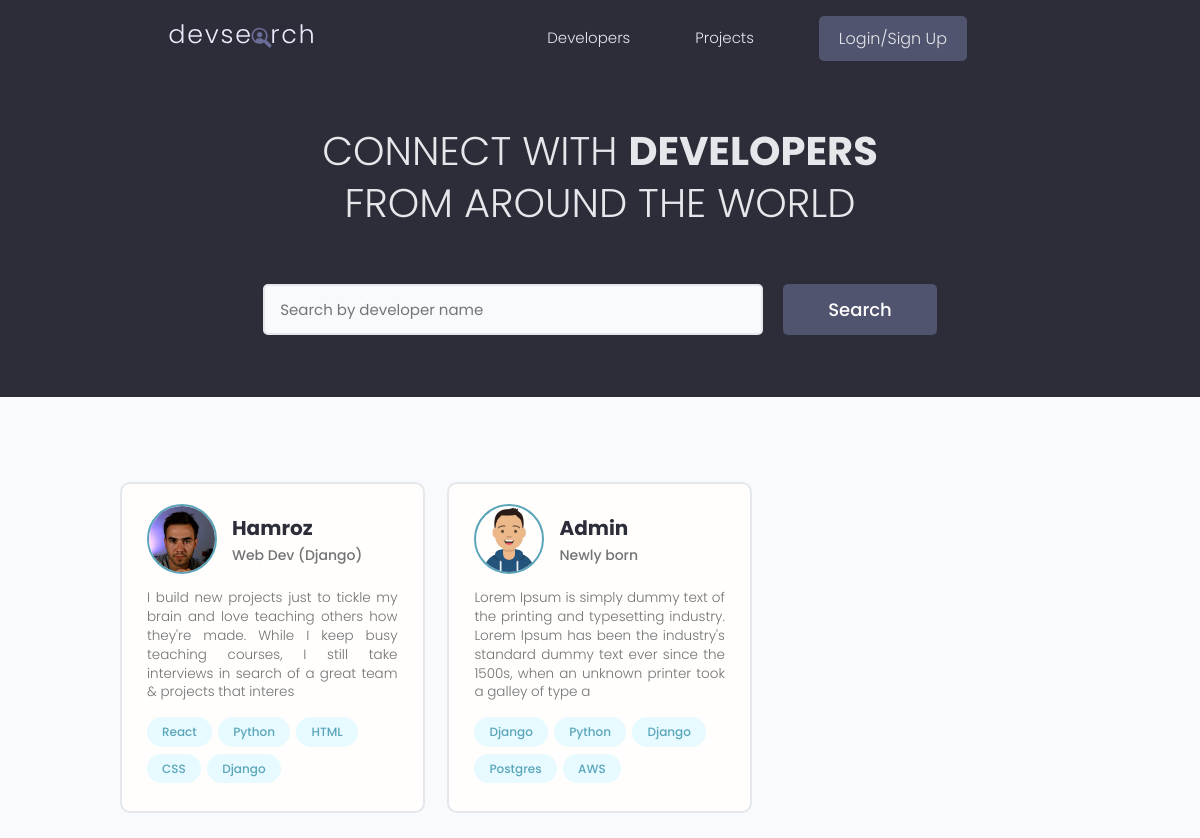
The page / on the database its author committed.
### users/models.py (models this page shows, shortened)
class Profile(models.Model):
    user = models.OneToOneField(User, on_delete=models.CASCADE, blank=True, null=True)
    name = models.CharField(max_length=200, blank=True, null=True)
    email = models.EmailField(max_length=500, blank=True, null=True)
    username = models.CharField(max_length=200, blank=True, null=True)
    location = models.CharField(max_length=200, blank=True, null=True)
    short_intro = models.CharField(max_length=200, blank=True, null=True)
    bio = models.TextField(blank=True, null=True)
    profile_image = models.ImageField(
        blank=True,
        null=True,
        upload_to="profiles/",
        default="profiles/user-default.png",
    )
    social_github = models.CharField(max_length=200, blank=True, null=True)
    social_twitter = models.CharField(max_length=200, blank=True, null=True)
    social_linkedin = models.CharField(max_length=200, blank=True, null=True)
    social_youtube = models.CharField(max_length=200, blank=True, null=True)
    social_website = models.CharField(max_length=200, blank=True, null=True)
    created = models.DateTimeField(auto_now_add=True)
    id = models.UUIDField(
        default=uuid.uuid4, unique=True, primary_key=True, editable=False
    )

class Skill(models.Model):
    owner = models.ForeignKey(Profile, blank=True, null=True, on_delete=models.CASCADE)
    name = models.CharField(max_length=200, blank=True, null=True)
    description = models.TextField(blank=True, null=True)
    created = models.DateTimeField(auto_now_add=True)
    id = models.UUIDField(
        default=uuid.uuid4, unique=True, primary_key=True, editable=False
    )
    def __str__(self):
        return str(self.name)

### users/views.py (the view)
# urls.py: path("", views.profiles, name="profiles"),
def profiles(request):
    profiles, search_query = searchProfiles(request)
    custom_range, profiles = paginateProfiles(request, profiles, 3)
    context = {
        "profiles": profiles,
        "search_query": search_query,
        "custom_range": custom_range,
    }
    return render(request, "users/profiles.html", context)

### users/utils.py (called while the page is built)
def paginateProfiles(request, profiles, results):
    page = request.GET.get("page")
    paginator = Paginator(profiles, results)
    try:
        profiles = paginator.page(page)
    except PageNotAnInteger:
        page = 1
        profiles = paginator.page(page)
    except EmptyPage:
        page = paginator.num_pages
        profiles = paginator.page(page)
    leftIndex = int(page) - 4
    if leftIndex < 1:
        leftIndex = 1
    rightIndex = int(page) + 5
    if rightIndex > paginator.num_pages:
        rightIndex = paginator.num_pages + 1
    custom_range = range(leftIndex, rightIndex)
    return custom_range, profiles

def searchProfiles(request):
    search_query = ""
    if request.GET.get("search_query"):
        search_query = request.GET.get("search_query")
    skills = Skill.objects.filter(name__icontains=search_query)
    profiles = Profile.objects.distinct().filter(
        Q(name__icontains=search_query)
        | Q(short_intro__icontains=search_query)
        | Q(skill__in=skills)
    )
    return profiles, search_query

### users/templates/users/profiles.html (shortened to what this page needs)
{% extends 'main.html'%}
{% block content %}
<main class="home">
    <section class="hero-section text-center">
        <div class="container container--narrow">
            <div class="hero-section__box">
                <h2>CONNECT WITH <span>DEVELOPERS</span></h2>
                <h2>FROM AROUND THE WORLD</h2>
            </div>
            <div class="hero-section__search">
                <form class="form" action="{% url 'profiles' %}" method="get">
                    <div class="form__field">
                        <input class="input input--text" id="formInput#search" type="text" name="search_query"
                            value="{{search_query}}" placeholder="Search by developer name" />
                    </div>
                    <input class="btn btn--sub btn--lg" type="submit" value="Search" />
                </form>
            </div>
        </div>
    </section>
    <section class="devlist">
        <div class="container">
            <div class="grid grid--three">
                {% for profile in profiles %}
                <div class="column card">
                    <div class="dev">
                        <a href="{% url 'user-profile' profile.id %}" class="card__body">
                            <div class="dev__profile">
                                <img class="avatar avatar--md" src="{{ profile.profile_image.url }}" alt="image" />
                                <div class="dev__meta">
                                    <h3>{{ profile.name }}</h3>
                                    <h5>{{ profile.short_intro|slice:"60" }}</h5>
                                </div>
                            </div>
                            <p class="dev__info">
                                {{ profile.bio|slice:"200" }}
                            </p>
                            <div class="dev__skills">
                                {% for skill in profile.skill_set.all|slice:"5" %}
                                <span class="tag tag--pill tag--main">
                                    <small>{{ skill }}</small>
                                </span>
                                {% endfor %}
                            </div>
                        </a>
                    </div>
                </div>
                {% endfor %}
            </div>
        </div>
    </section>
</main>
{% endblock content %}

### static/styles/app.css (style rules this page uses)
:root { --color-sub: #2d2d39; }
.btn--sub { background-color: var(--color-sub-light); }
.card { border: 2px solid var(--color-light); }
img { width: 100%; }
.hero-section { height: 40vh; display: flex; align-items: center; background-color: var(--color-sub); }
.hero-section__box { margin-bottom: 4rem; }
.hero-section__box > h2, .hero-section__box > h2 > span { font-size: 4rem; color: var(--color-light); line-height: 1.3; text-transform: uppercase; }
.hero-section__box > h2 { font-weight: 300; }
.hero-section__box > h2 > span { font-weight: 700; }
.hero-section__search > .form { display: flex; align-items: center; justify-content: center; gap: 2rem; }
.hero-section__search > .form input.input--text { width: 50rem; }
.devlist { margin-top: 8rem; }
.devlist .grid { align-items: stretch; }
.devlist .dev .dev__profile { display: flex; align-items: center; gap: 1.5rem; }
.devlist .dev .dev__meta h3 { color: var(--color-sub); font-size: 2rem; font-weight: 700; }
.devlist .dev .dev__meta h5 { color: var(--color-text); font-size: 1.4rem; font-weight: 500; }
.devlist .dev .dev__info { margin: 1.5rem 0; font-size: 1.35rem; line-height: 1.4; text-align: justify; }

### static/uikit/styles/modules/_variables.css (style rules this page uses)
:root { --color-main: #5aa5b9; --color-main-light: #e6faff; --color-sub: #3f4156; --color-sub-light: #51546e; --color-sub-lighter: #ededfd; --color-text: #737373; --color-gray: #8b8b8b; --color-light: #e5e7eb; --color-light-gray: #767676; --color-bg: #f8fafd; --color-white: #fffefd; --color-white-light: #f3f3f3; --color-success: #359e64; --color-success-bg: #def8e8; --color-error: #fc4b0b; --color-error-bg: #fff2ee; --font-base: 'Poppins', arial, helvetica, 'Segoe UI', roboto, ubuntu, sans-serif; --font-monospace: 'Fira Code', 'Courier New', courier, monospace; --font-regular: 300; --font-medium: 500; --font-bold: 700; --generic-shadow: 1px 1px 5px #00000010; --generic-transition: all 0.3s ease-in-out; }

### static/uikit/styles/modules/_base.css (style rules this page uses)
* { margin: 0; padding: 0; box-sizing: border-box; text-rendering: optimizeLegibility; color: inherit; font-size: inherit; }
html { font-size: 50%; }
@media only screen and (min-width: 480px) { html { font-size: 56.25%; } }
@media only screen and (min-width: 1200px) { html { font-size: 62.5%; } }
body { line-height: 1.6; font-weight: 400; font-size: 1.5rem; color: var(--color-text); background-color: var(--color-bg); min-height: 100vh; }

### static/uikit/styles/modules/_typography.css (style rules this page uses)
* { font-family: var(--font-base); }
h2 { font-size: 3.6rem; font-weight: var(--font-bold); }
h3 { font-size: 3.2rem; font-weight: var(--font-medium); }
h5 { font-size: 2.4rem; font-weight: var(--font-medium); }
h5, h6 { font-weight: var(--font-regular); }
p, span, strong { font-size: 1.6rem; color: var(--color-text); font-weight: var(--font-regular); }
a { padding-bottom: 2px; text-decoration: none; display: inline-block; color: var(--color-main); font-weight: var(--font-medium); }

### static/uikit/styles/modules/_utilities.css (style rules this page uses)
.container { width: 92%; max-width: 165rem; margin: 0 auto; box-sizing: border-box; }
.container--narrow { width: 92%; max-width: 120rem; }
@media screen and (min-width: 1000px) { .container { width: 90%; } }
@media screen and (min-width: 1000px) { .container--narrow { width: 85%; } }
@media screen and (min-width: 1200px) { .container { width: 80%; } }
@media screen and (min-width: 1200px) { .container--narrow { width: 72%; } }
.text-center { text-align: center; }

### static/uikit/styles/modules/_avatar.css (style rules this page uses)
.avatar { border-radius: 50%; border: 2px solid var(--color-main); object-fit: cover; }
.avatar--md { height: 7rem; width: 7rem; }

### static/uikit/styles/modules/_button.css (style rules this page uses)
.btn { display: inline-block; position: relative; cursor: pointer; background-color: var(--color-light); font-weight: var(--font-medium); color: var(--color-sub); text-decoration: none; padding: 1rem 2rem; border-radius: 0.5rem; border: none; width: -webkit-fit-content; width: -moz-fit-content; width: fit-content; height: -webkit-fit-content; height: -moz-fit-content; height: fit-content; font-size: 1.6rem; outline-width: 0; outline-color: transparent; -webkit-backface-visibility: hidden; backface-visibility: hidden; transition: all 0.3s ease-in-out; }
.btn--sub { background-color: var(--color-sub); color: var(--color-white); }
.btn--lg { font-size: 1.8rem; padding: 1.2rem 4.5rem; }

### static/uikit/styles/modules/_card.css (style rules this page uses)
.card { border-radius: 1rem; background-color: var(--color-white); border: 1.5px solid var(--color-light); width: auto; height: auto; margin-top: 0.5rem; margin-bottom: 0.5rem; overflow: hidden; }
.card__body, .card__header { padding: 2rem 2.5rem; }

### rows shown on the page
Profile: profile_image (picture), name "Hamroz", short_intro "Web Dev (Django)", bio "I build new projects just to tickle my brain and love teaching others how they're made. While I keep busy teaching courses, I still take interviews in search of a great team & projects that interes"
Skill: name "React"
Skill: name "Python"
Skill: name "HTML"
Skill: name "CSS"
Skill: name "Django"
Profile: profile_image (picture), name "Admin", short_intro "Newly born", bio "Lorem Ipsum is simply dummy text of the printing and typesetting industry. Lorem Ipsum has been the industry's standard dummy text ever since the 1500s, when an unknown printer took a galley of type a"
Skill: name "Django"
Skill: name "Python"
Skill: name "Django"
Skill: name "Postgres"
Skill: name "AWS"
